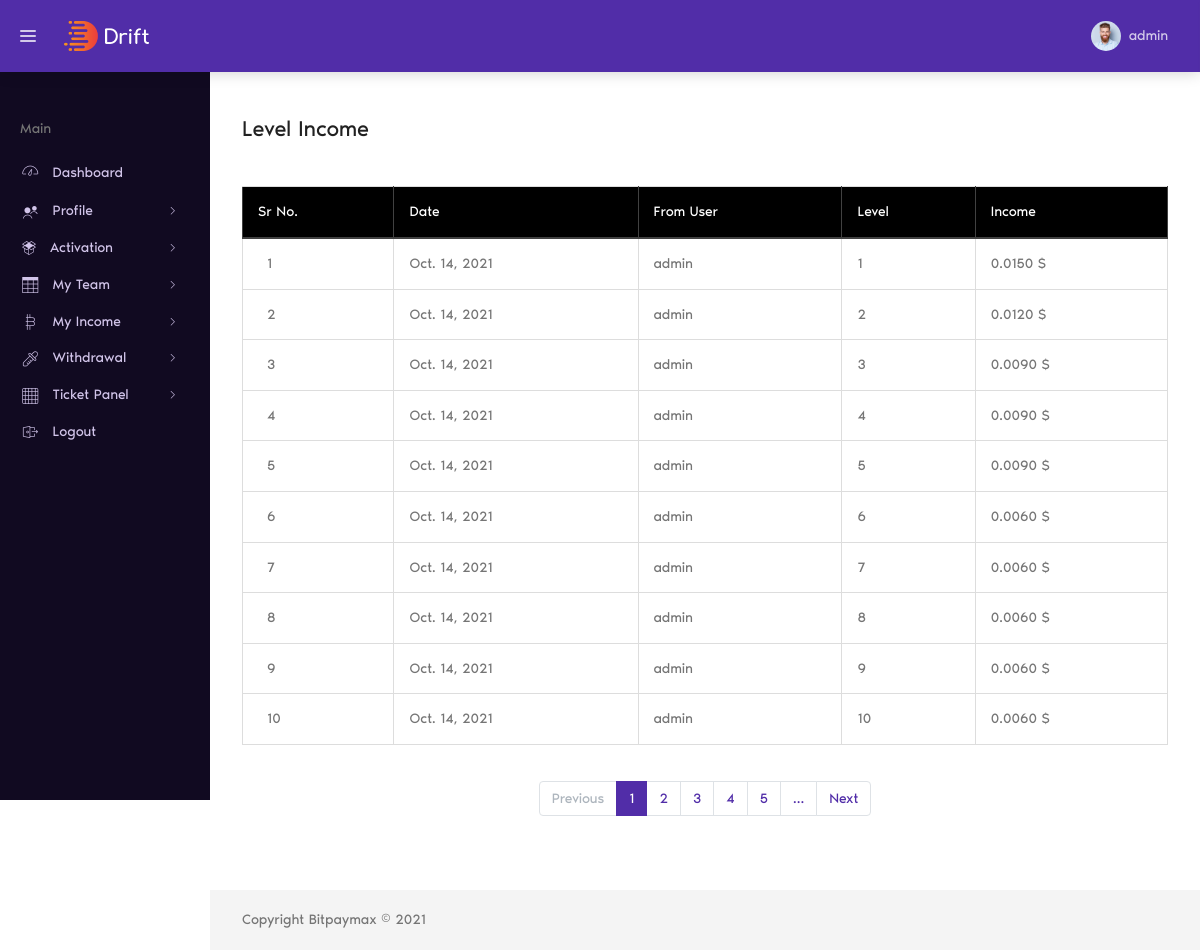
/profile/level-income/ (signed in), run on the app's committed database.
### account/models.py (models this page shows, shortened)
class Account(AbstractBaseUser):
	email 					= models.EmailField(verbose_name="email", max_length=60, unique=False,blank=True,null=True)
	username 				= models.CharField(max_length=30, unique=True)
	date_joined				= models.DateTimeField(verbose_name='date joined', auto_now_add=True)
	date_active				= models.DateTimeField(verbose_name='date active',null=True,blank=True)
	last_login				= models.DateTimeField(verbose_name='last login', auto_now=True)
	is_admin				= models.BooleanField(default=False)
	is_active				= models.BooleanField(default=True)
	is_active1              = models.BooleanField(default=False)
	is_staff				= models.BooleanField(default=False)
	is_superuser			= models.BooleanField(default=False)
	total_level_income      = models.FloatField(default=0)
	withdrawal_amount       = models.FloatField(default=0)
	total_roi_income        = models.FloatField(default=0)
	activation_amount       = models.FloatField(default=0)
	available_amount		= models.FloatField(default=0)
	first_name				= models.CharField(max_length=30, unique=False,blank=True,null=True)
	last_name				= models.CharField(max_length=30, unique=False,blank=True,null=True)
	sponsor  				= models.ForeignKey('self',on_delete=models.SET_NULL,blank=True,null=True)
	txn_password            = models.CharField(max_length=30,null=False)
	phon_no                 = models.CharField(max_length=12,blank=True,null=True)
	address                 = models.CharField(max_length=200,blank=True,null=True)
	dob				        = models.DateTimeField(verbose_name='date of birth', null=True, blank=True)
	state					= models.CharField(max_length=100,blank=True,null=True)
	city 					= models.CharField(max_length=50,blank=True,null=True)
	zip_code				= models.CharField(max_length=6,blank=True,null=True)
	profile_pic 			= models.ImageField(default="default.jpg", upload_to="profile_pics",null=True,blank=True)
	password1               = models.CharField(max_length=30,null=True,blank=True)
	packages                = models.ManyToManyField(Package)
	supper_packages         = models.ManyToManyField(Package, related_name="super_pack")
	total_income            = models.PositiveIntegerField(default=0)
	is_able_for_income      = models.BooleanField(default=False)
	USERNAME_FIELD = 'username'
	REQUIRED_FIELDS = ['email']
	objects = MyAccountManager()

### profile_app/models.py (models this page shows)
class LevelIncome(models.Model):
    user 	    = models.ForeignKey("account.Account", on_delete=models.CASCADE)
    from_user 	= models.ForeignKey("account.Account",on_delete=models.CASCADE,related_name="activated_iid")
    date 	    = models.DateField(auto_now_add=True)
    level       = models.CharField(max_length=10,default="")
    income 	    = models.FloatField(default=0)
    def __str__(self):
        return self.user.username

### profile_app/views.py (the view)
# urls.py: path('level-income/', views.levelIncome, name="levelincome"),
def levelIncome(request):
    user = request.user
    directUsers = LevelIncome.objects.filter(user = user).order_by('-date')
    print(directUsers)
    page = request.GET.get('page', 1)
    paginator = Paginator(directUsers, 10)
    try:
        users = paginator.page(page)
    except PageNotAnInteger:
        users = paginator.page(1)
    except EmptyPage:
        users = paginator.page(paginator.num_pages)
    d = {
        'users':users,
        }
    return render(request,'levelincome.html',d)

### profile_app/templates/levelincome.html (shortened to what this page needs)
{% extends "base.html" %}
{% load static %}
{% block content %}
<div class="dt-content-wrapper">
    <div class="dt-content">
        <div class="dt-page__header">
            <h1 class="dt-page__title">Level Income</h1>
        </div>
        <div class="table-responsive">
            <table id="example" style="width:100%" class="table table-bordered">
                <thead class="thead-dark">
                    <tr>
                        <th>Sr No.</th>
                        <th>Date</th>
                        <th>From User</th>
                        <th>Level</th>
                        <th>Income</th>
                    </tr>
                </thead>
                <tbody>
                    {% for user in users %}
                    <tr>
                        <td>{{ forloop.counter }}</td>
                        <td>{{ user.date }}</td>
                        <td>{{ user.from_user.username }}</td>
                        <td>{{ user.level }}</td>
                        <td>{{ user.income|floatformat:4 }} $</td>
                    </tr>
                    {% endfor %}
                </tbody>
            </table><br>
            <center>
            <nav aria-label="Page navigation example">
                <ul class="pagination justify-content-center">
                    {% if users.has_previous %}
                    <li class="page-item">
                        <a class="page-link" href="?page={{ users.previous_page_number }}">Previous</a>
                    </li>
                    {% else %}
                    <li class="page-item disabled">
                        <a class="page-link" href="#" tabindex="-1" aria-disabled="true">Previous</a>
                    </li>
                    {% endif %}
                    {% for i in users.paginator.page_range %}
                    {% if users.number == i %}
                    <li class="page-item active" aria-current="page">
                        <span class="page-link">
                            {{ i }}
                        </span>
                    </li>
                    {% elif i > users.number|add:'-5' and i < users.number|add:'5' %} <li class="page-item"><a
                            class="page-link" href="?page={{ i }}">{{ i }}</a></li>
                        {% endif %}
                        {% endfor %}
                        {% if users.paginator.num_pages > users.number|add:'4' %}
                        <li class="page-item"><a class="page-link" href="?page={{ users.number|add:'5' }}">&hellip;</a>
                        </li>
                        {% endif %}
                        {% if users.has_next %}
                        <li class="page-item">
                            <a class="page-link" href="?page={{ users.next_page_number }}">Next</a>
                        </li>
                        {% else %}
                        <li class="page-item disabled">
                            <a class="page-link" href="#" tabindex="-1" aria-disabled="true">Next</a>
                        </li>
                        {% endif %}
                </ul>
            </nav></center><br>
        </div>
    </div>
    <footer class="dt-footer">
        Copyright Bitpaymax © 2021
    </footer>
</div>
{% endblock content %}

### profile_app/templates/base.html (shortened to what this page needs)
{% load static %}
<!DOCTYPE html>
<html lang="en">
<head>
    <link href="https://cdn.jsdelivr.net/npm/bootstrap@5.1.1/dist/css/bootstrap.min.css" rel="stylesheet"
>
    <link rel="stylesheet" href="{% static 'assets/fonts/noir-pro/styles.css' %}">
    <link rel="stylesheet" href="{% static 'plugins/flag-icon-css/css/flag-icon.min.css' %}">
    <link rel="stylesheet" href="{% static 'assets/vendor/gaxon-icon/styles.css' %}">
    <link rel="stylesheet" href="{% static 'plugins/perfect-scrollbar/css/perfect-scrollbar.css' %}">
    <link rel="stylesheet" type="text/css" href="{% static 'plugins/chartist/css/chartist.min.css' %}" media="all" />
    <link rel="stylesheet" type="text/css" href="{% static 'assets/css/default/theme-dark.min.css' %}">
</head>
<body class="dt-layout--default dt-sidebar--fixed dt-header--fixed">
    <div class="dt-root">
        <div class="dt-root__inner">
            <header class="dt-header">
                <div class="dt-header__container">
                    <div class="dt-brand">
                        <div class="dt-brand__tool" data-toggle="main-sidebar">
                            <div class="hamburger-inner"></div>
                        </div>
                        <span class="dt-brand__logo">
                            <a class="dt-brand__logo-link" href="index.html">
                                <img class="dt-brand__logo-img d-none d-sm-inline-block"
                                    src="{% static 'assets/images/logo.png' %}" alt="Drift">
                            </a>
                        </span>
                    </div>
                    <div class="dt-header__toolbar">
                        <div class="dt-nav-wrapper">
                            <ul class="dt-nav">
                                <li class="dt-nav__item dropdown">
                                    <a href="#" class="dt-nav__link dropdown-toggle no-arrow dt-avatar-wrapper"
                                        data-toggle="dropdown" aria-haspopup="true" aria-expanded="false">
                                        <img class="dt-avatar size-30"
                                            src="{% static 'assets/images/user-avatar/domnic-harris.jpg' %}"
                                            alt="Domnic Harris">
                                        <span class="dt-avatar-info d-none d-sm-block">
                                            <span class="dt-avatar-name">{{ user.username }}</span>
                                        </span> </a>
                                </li>
                            </ul>
                        </div>
                    </div>
                </div>
            </header>
            <main class="dt-main">
                <aside id="main-sidebar" class="dt-sidebar">
                    <div class="dt-sidebar__container">
                        <ul class="dt-side-nav">
                            <li class="dt-side-nav__item dt-side-nav__header">
                                <span class="dt-side-nav__text">main</span>
                            </li>
                            <li class="dt-side-nav__item">
                                <a href="{% url 'profile' %}" class="dt-side-nav__link">
                                    <i class="icon-lgicon icon-dashboard icon-fw icon-lg"></i>
                                    <span class="dt-side-nav__text">Dashboard</span>
                                </a>
                            </li>
                            <li class="dt-side-nav__item">
                                <a href="javascript:void(0)" class="dt-side-nav__link dt-side-nav__arrow"
                                    title="Widgets">
                                    <i class="icon icon-contacts-app icon-fw icon-lg"></i>
                                    <span class="dt-side-nav__text">Profile</span>
                                </a>
                            </li>
                            <li class="dt-side-nav__item">
                                <a href="javascript:void(0)" class="dt-side-nav__link dt-side-nav__arrow">
                                    <i class="icon icon-metrics icon-fw"></i>
                                    <span class="dt-side-nav__text">Activation</span>
                                </a>
                            </li>
                            <li class="dt-side-nav__item">
                                <a href="javascript:void(0)" class="dt-side-nav__link dt-side-nav__arrow">
                                    <i class="icon icon-tables icon-fw icon-lg"></i>
                                    <span class="dt-side-nav__text">My Team</span>
                                </a>
                            </li>
                            <li class="dt-side-nav__item">
                                <a href="javascript:void(0)" class="dt-side-nav__link dt-side-nav__arrow">
                                    <i class="icon icon-crypto icon-fw icon-lg"></i>
                                    <span class="dt-side-nav__text">My Income</span>
                                </a>
                            </li>
                            {% if user.is_superuser %}
                            <li class="dt-side-nav__item">
                                <a href="javascript:void(0)" class="dt-side-nav__link dt-side-nav__arrow">
                                    <i class="icon icon-pickers icon-fw icon-lg"></i>
                                    <span class="dt-side-nav__text">Withdrawal</span>
                                </a>
                            </li>
                            {% endif%}
                            <li class="dt-side-nav__item">
                                <a href="javascript:void(0)" class="dt-side-nav__link dt-side-nav__arrow">
                                    <i class="icon icon-grid icon-fw icon-lg"></i>
                                    <span class="dt-side-nav__text">Ticket Panel</span>
                                </a>
                            </li>
                            <li class="dt-side-nav__item">
                                <a href="{% url 'logout' %}?next={% url 'index' %}" class="dt-side-nav__link" title="Layouts">
                                    <i class="icon icon-login-page icon-fw icon-lg"></i>
                                    <span class="dt-side-nav__text">Logout</span>
                                </a>
                            </li>
                        </ul>
                    </div>
                </aside>
                {% block content %}
                {% endblock content %}
            </main>
        </div>
    </div>
</body>
</html>

### data on the page
Account: username "admin"
LevelIncome: date "Oct. 14, 2021", from_user.username "admin", level "1", income "0.0150"
LevelIncome: date "Oct. 14, 2021", from_user.username "admin", level "2", income "0.0120"
LevelIncome: date "Oct. 14, 2021", from_user.username "admin", level "3", income "0.0090"
LevelIncome: date "Oct. 14, 2021", from_user.username "admin", level "4", income "0.0090"
LevelIncome: date "Oct. 14, 2021", from_user.username "admin", level "5", income "0.0090"
LevelIncome: date "Oct. 14, 2021", from_user.username "admin", level "6", income "0.0060"
LevelIncome: date "Oct. 14, 2021", from_user.username "admin", level "7", income "0.0060"
LevelIncome: date "Oct. 14, 2021", from_user.username "admin", level "8", income "0.0060"
LevelIncome: date "Oct. 14, 2021", from_user.username "admin", level "9", income "0.0060"
LevelIncome: date "Oct. 14, 2021", from_user.username "admin", level "10", income "0.0060"

### other printed values
{{ i }} "1"
{{ i }} "2" "3" "4" "5"
